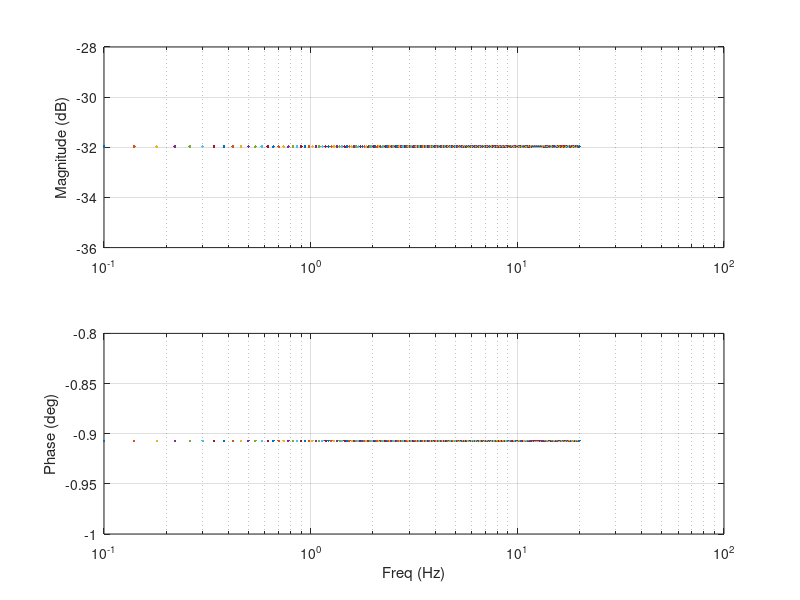

MATLAB code for this plot:
% Tutorial for drawing the bode plot
clear all
close all;


% Construct the transfer function
g = tf([1],[0.8 1 400/10]);

% Set the frequency vector that prescribes the range we need the bode plots
% In the experiments we ran random tests in the range of 0.1 to 20 Hz. Theoretical bode works on rad/s
w = (0.1*2*pi:0.04*2*pi:20*2*pi)'; 

% Obtain the bode amplitude and phase as data points
[amp,pha] = bode(g,w); 

% Plotting the bode plot
figure(4)
% Converting the freq to Hz here so that you 
% directly plot your experimental bode on top of it also, be careful 
% with the dB conversion of the amplitude  
subplot(2,1,1)     
semilogx(w/2/pi,20*log10(amp(1,:)))
ylabel('Magnitude (dB)');
grid on 
% Plot the bode phase.                                                        
subplot(2,1,2)  
semilogx(w/2/pi,pha(1,:))%plot the bode phase in degrees
xlabel('Freq (Hz)');
ylabel('Phase (deg)');
grid on